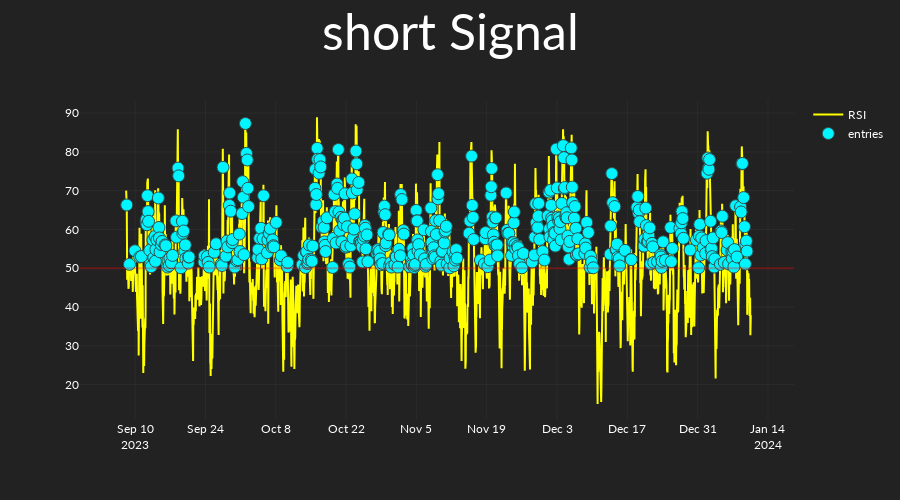

The cell this chart's notebook holds for it:
### Code cell
short_strat = RSIRisingFalling(
    long_short="short",
    rsi_length=np.array([14]),
    rsi_is_above=np.arange(50, 76, 5),
)
short_strat.set_entries_exits_array(
    candles=candles,
    ind_set_index=0,
)
short_strat.plot_signals(candles=candles)

### Figure 1 — Plotly figure (JSON) as saved in the notebook; plotly's stock layout.template omitted (floating-point values rounded to 4 significant figures; data arrays with more than 128 entries replaced by an {"elided": "..."} marker saying what was removed)
{"data": [{"line": {"color": "yellow"}, "name": "RSI", "type": "scatter", "x": {"elided": "3000 str values"}, "y": {"elided": "3000 float values"}}, {"marker": {"color": "#00F6FF", "line": {"color": "DarkSlateGrey", "width": 1}, "size": 12, "symbol": "circle"}, "mode": "markers", "name": "entries", "type": "scatter", "x": {"elided": "3000 str values"}, "y": {"elided": "3000 float values"}}], "layout": {"height": 500, "shapes": [{"line": {"color": "red"}, "opacity": 0.3, "type": "line", "x0": 0, "x1": 1, "xref": "x domain", "y0": 50, "y1": 50, "yref": "y"}], "title": {"font": {"size": 50}, "text": "short Signal", "x": 0.5, "xanchor": "center"}, "xaxis": {"rangeslider": {"visible": false}}}}
